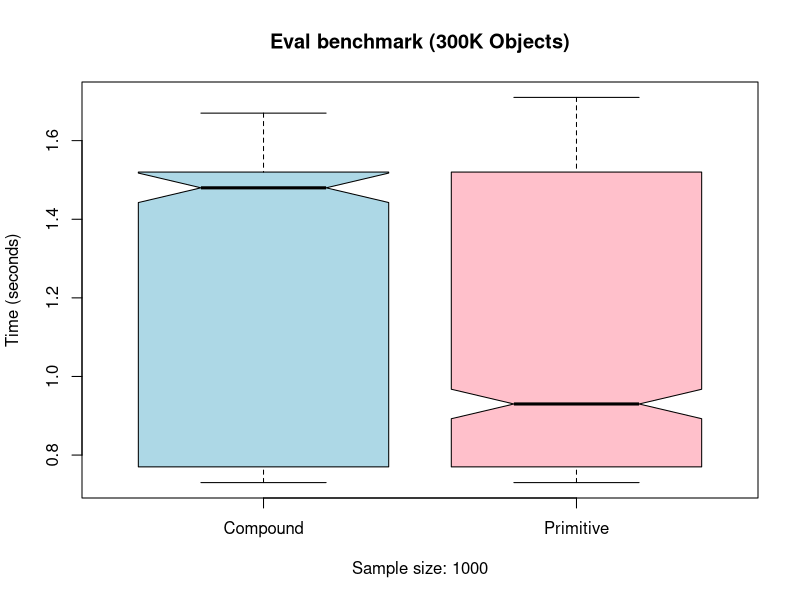

The R source for this figure:
#f1 <- read.csv(file = "csv/primitive/original.csv")
#f2 <- read.csv(file = "csv/primitive/unsafe-memo.csv")
#f3 <- read.csv(file = "csv/primitive/guarded.csv")
#f4 <- read.csv(file = "csv/primitive/alias-set.csv")
#f5 <- read.csv(file = "csv/primitive/ownership-pointers.csv")
#f6 <- read.csv(file = "csv/primitive/collisions.csv")
#f7 <- read.csv(file = "csv/compound/original.csv")
#f8 <- read.csv(file = "csv/compound/unsafe-memo.csv")
#f9 <- read.csv(file = "csv/compound/guarded.csv")
#f10 <- read.csv(file = "csv/compound/alias-set.csv")
#f11 <- read.csv(file = "csv/compound/ownership-pointers.csv")
#
#data <- data.frame(
#	times = c(f1$time, f2$time, f3$time, f4$time, f5$time,
#              f7$time, f8$time, f9$time, f10$time, f11$time),
#    group = LETTERS[1:10]
#	#group = c("Original", "Unsafe", "Guarded", "Alias Set",
#	#          "Gc Pointers", "zOriginal", "zUnsafe", "zGuarded",
#    #          "zAlias Set", "zGc Pointers")
#)

f1 <- read.csv(file = "csv/primitive.csv")
f2 <- read.csv(file = "csv/compound.csv")

data <- data.frame(times = c(f1$time, f2$time), group = c("Primitive", "Compound"))

boxplot(times ~ group, data,
	xlab = "Sample size: 1000",
	ylab = "Time (seconds)",
	main = "Eval benchmark (300K Objects)",
	col = c("lightblue", "pink"),
	notch = TRUE
)
